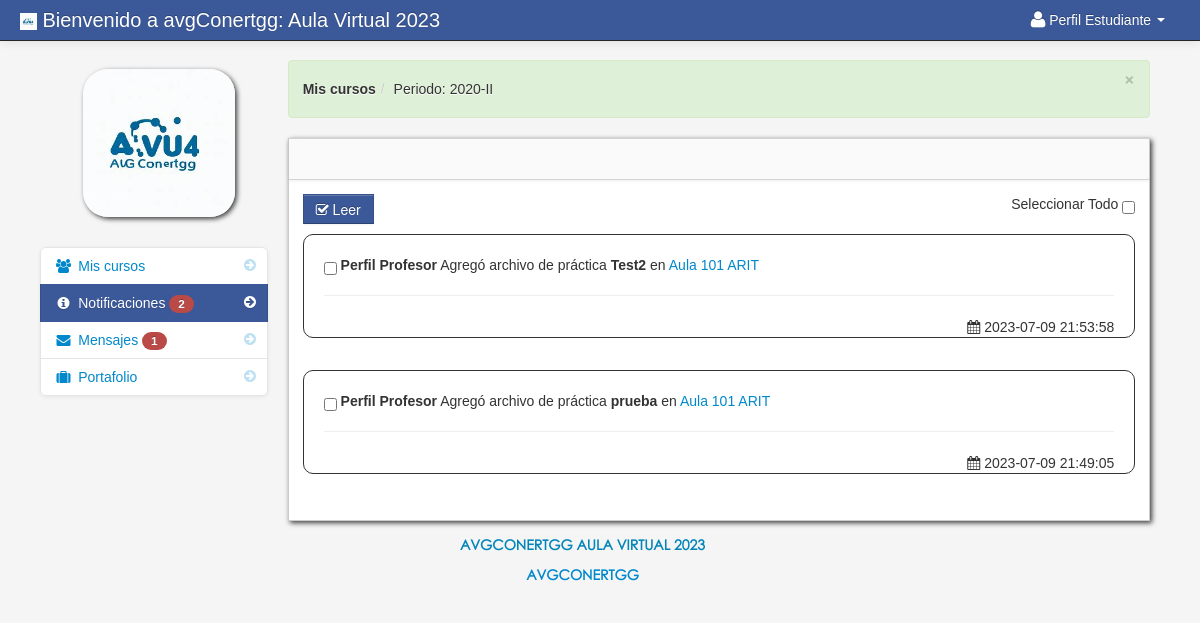
The app's page /student/student_notification.php (signed in) with its own data.
### tables this page shows
CREATE TABLE `student` (
  `student_id` int(11) NOT NULL,
  `dni` varchar(15) NOT NULL,
  `firstname` varchar(100) NOT NULL,
  `lastname` varchar(100) NOT NULL,
  `celular` varchar(20) NOT NULL,
  `class_id` int(11) NOT NULL,
  `username` varchar(100) NOT NULL,
  `password` varchar(100) NOT NULL,
  `location` varchar(100) NOT NULL,
  `carrera` int(10) NOT NULL,
  `cod_ciclo` int(10) NOT NULL,
  `status` varchar(100) NOT NULL
);

CREATE TABLE `school_year` (
  `school_year_id` int(11) NOT NULL,
  `school_year` varchar(100) NOT NULL,
  `status` varchar(15) NOT NULL
);

CREATE TABLE `teacher_class_student` (
  `teacher_class_student_id` int(11) NOT NULL,
  `teacher_class_id` int(11) NOT NULL,
  `student_id` int(11) NOT NULL,
  `teacher_id` int(11) NOT NULL
);

CREATE TABLE `teacher` (
  `teacher_id` int(11) NOT NULL,
  `username` varchar(100) NOT NULL,
  `password` varchar(200) NOT NULL,
  `firstname` varchar(100) NOT NULL,
  `lastname` varchar(100) NOT NULL,
  `department_id` int(11) NOT NULL,
  `location` varchar(200) NOT NULL,
  `about` varchar(500) NOT NULL,
  `teacher_status` varchar(20) NOT NULL,
  `teacher_stat` varchar(100) NOT NULL
);

CREATE TABLE `notification` (
  `notification_id` int(11) NOT NULL,
  `teacher_class_id` int(11) NOT NULL,
  `notification` varchar(100) NOT NULL,
  `date_of_notification` varchar(50) NOT NULL,
  `link` varchar(100) NOT NULL
);

CREATE TABLE `class` (
  `class_id` int(11) NOT NULL,
  `class_name` varchar(100) NOT NULL
);

CREATE TABLE `subject` (
  `subject_id` int(11) NOT NULL,
  `subject_code` varchar(100) NOT NULL,
  `subject_title` varchar(100) NOT NULL,
  `category` varchar(100) NOT NULL,
  `description` longtext NOT NULL,
  `unit` int(11) NOT NULL,
  `Pre_req` varchar(100) NOT NULL,
  `semester` varchar(100) NOT NULL
);

### session.php (called while the page is built, shortened)
<?php
$session_id=$_SESSION['id'];
?>

### student/count.php (called while the page is built)
<?php
	$school_year_query = mysqli_query($con,"SELECT * from school_year where status='Activated' order by school_year DESC")or die(mysqli_error($con));
	$school_year_query_row = mysqli_fetch_array($school_year_query);
	$school_year_id = $school_year_query_row['school_year_id'];
	?>
	<?php $query_yes = mysqli_query($con,"SELECT * from teacher_class_student
LEFT JOIN teacher_class ON teacher_class.teacher_class_id = teacher_class_student.teacher_class_id
LEFT JOIN class ON class.class_id = teacher_class.class_id
LEFT JOIN subject ON subject.subject_id = teacher_class.subject_id
LEFT JOIN teacher ON teacher.teacher_id = teacher_class_student.teacher_id
JOIN notification ON notification.teacher_class_id = teacher_class.teacher_class_id
where teacher_class_student.student_id = '$session_id' and school_year = '$school_year_id'   order by notification.date_of_notification DESC
")or die(mysqli_error($con));
$count_no = mysqli_num_rows($query_yes);
         ?>
<?php $query_no = mysqli_query($con,"SELECT * from notification
LEFT JOIN notification_read ON notification_read.notification_id = notification.notification_id
where notification_read.student_id  = '$session_id'
")or die(mysqli_error($con));
$count_yes = mysqli_num_rows($query_no);
         ?>
<?php $not_read = $count_no -  $count_yes; ?>

### student/student_notification.php (the view, shortened to what this page needs)
<?php include('header_dashboard.php'); ?>
<?php include('../session.php'); ?>
    <body>
		<?php include('navbar_student.php'); ?>
        <div class="container-fluid">
            <div class="row-fluid">
				<?php include('student_notification_sidebar.php'); ?>
                <div class="span9" id="content">
                     <div class="row-fluid">
					     <div class="alert alert-success alert-dismissable"><button type="button" class="close" data-dismiss="alert" aria-hidden="true">&times;</button><ul class="breadcrumb">
						<?php
						$school_year_query = mysqli_query($con,"SELECT * from school_year where status='Activated' order by school_year DESC")or die(mysqli_error($con));
						$school_year_query_row = mysqli_fetch_array($school_year_query);
						$school_year_id = $school_year_query_row['school_year_id'];
						?>
							<li><a href="#"><b>Mis cursos</b></a><span class="divider">/</span></li>
							<li><a href="#">Periodo: <?php echo $school_year_query_row['school_year']; ?></a></li>
						</ul>
						 </div>
                        <div id="block_bg" class="block">
                            <div class="navbar navbar-inner block-header">
                            </div>
                            <div class="block-content collapse in">
                                <div class="span12">
  					<form action="read.php" method="post">
						<?php if($not_read == '0'){
								}else{ ?>
							<button id="delete"  class="btn btn-info" name="read"><i class="icon-check"></i> Leer</button>
													<div class="pull-right">
							Seleccionar Todo <input type="checkbox"  name="selectAll" id="checkAll" />
							</div>
								<?php } ?>
					<?php $query = mysqli_query($con,"SELECT * from teacher_class_student
					LEFT JOIN teacher_class ON teacher_class.teacher_class_id = teacher_class_student.teacher_class_id
					LEFT JOIN class ON class.class_id = teacher_class.class_id
					LEFT JOIN subject ON subject.subject_id = teacher_class.subject_id
					LEFT JOIN teacher ON teacher.teacher_id = teacher_class_student.teacher_id
					JOIN notification ON notification.teacher_class_id = teacher_class.teacher_class_id
					where teacher_class_student.student_id = '$session_id' and school_year = '$school_year_id'  order by notification.date_of_notification DESC")or die(mysqli_error($con));
					$count = mysqli_num_rows($query);
					if ($count  > 0){
					while($row = mysqli_fetch_array($query)){
					$get_id = $row['teacher_class_id'];
					$id = $row['notification_id'];
					$query_yes_read = mysqli_query($con,"SELECT * from notification_read where notification_id = '$id' and student_id = '$session_id'")or die(mysqli_error($con));
					$read_row = mysqli_fetch_array($query_yes_read);
					$yes = $read_row['student_read'];
					?>
									<div class="post"  id="del<?php echo $id; ?>">
										<?php if ($yes == 'yes'){
										}else{
										?>
										<input id="" class="" name="selector[]" type="checkbox" value="<?php echo $id; ?>">
										<?php } ?>
											<strong><?php echo $row['firstname']." ".$row['lastname'];  ?></strong>
											<?php echo $row['notification']; ?> en
											<a href="<?php echo $row['link']; ?><?php echo '?id='.$get_id; ?>">
											<?php echo $row['class_name']; ?>
											<?php echo $row['subject_code']; ?>
											</a>
										<hr>
										<div class="pull-right">
										<i class="icon-calendar"></i>&nbsp;<?php echo $row['date_of_notification']; ?>
										</div>
											</div>
					<?php
					} }else{
					?>
					<div class="alert alert-info"><strong><i class="icon-info-sign"></i> No tiene notificaciones</strong></div>
					<?php
					}
					?>
					</form>
                                </div>
                            </div>
                        </div>
                    </div>
                </div>
            </div>
		<?php include('footer.php'); ?>
        </div>
		<?php include('script.php'); ?>
    </body>
</html>

### student/navbar_student.php (shortened to what this page needs)
<div class="navbar navbar-fixed-top navbar-inverse">
        <div class="navbar-inner">
            <div class="container-fluid">
                <a class="brand" href="#"><img src="../admin/images/logo.jpeg" width="2.5%" > Bienvenido a avgConertgg: Aula Virtual 2023</a>
					<div class="nav-collapse collapse">
						<ul class="nav pull-right">
							<?php $query= mysqli_query($con,"select * from student where student_id = '$session_id'")or die(mysqli_error($con));
									$row = mysqli_fetch_array($query);
							?>
							<li class="dropdown">
								<a href="#" role="button" class="dropdown-toggle" data-toggle="dropdown"> <i class="icon-user icon-large"></i><?php echo $row['firstname']." ".$row['lastname'];  ?> <i class="caret"></i></a>
							</li>
						</ul>
					</div>
            </div>
        </div>
</div>

### student/student_notification_sidebar.php (shortened to what this page needs)
<div class="span3" id="sidebar"><center>
		<img id="avatar" class="img-circle" src="../admin/<?php echo $row['location']; ?>">
		<?php include('count.php'); ?>
		<ul class="nav nav-list bs-docs-sidenav nav-collapse collapse">
			<li class=""><a href="dashboard_student.php"><i class="icon-chevron-right"></i><i class="icon-group"></i>&nbsp;Mis cursos</a></li>
			<li class="active">
				<a href="student_notification.php"><i class="icon-chevron-right"></i><i class="icon-info-sign"></i>&nbsp;Notificaciones
				<?php if($not_read == '0'){
				}else{ ?>
					<span class="badge badge-important"><?php echo $not_read; ?></span>
				<?php } ?>
				</a>
			</li>
			<?php
			$message_query = mysqli_query($con,"SELECT * from message where reciever_id = '$session_id' and message_status != 'read' ")or die(mysqli_error($con));
			$count_message = mysqli_num_rows($message_query);
			?>
			<li class="">
			<a href="student_message.php"><i class="icon-chevron-right"></i><i class="icon-envelope-alt"></i>&nbsp;Mensajes
				<?php if($count_message == '0'){
				}else{ ?>
					<span class="badge badge-important"><?php echo $count_message; ?></span>
				<?php } ?>
			</a>
			</li>
			<li class=""><a href="backpack.php"><i class="icon-chevron-right"></i><i class="icon-suitcase"></i>&nbsp;Portafolio</a></li>
		</ul>
</center>
</div>

### admin/assets/styles.css (style rules this page uses)
body { padding-top: 60px; padding-bottom: 40px; background-color: #f5f5f5; }
#content { margin-left:0px; }
.breadcrumb { margin: 0 0 0px; padding: 10px 0px; background-color: transparent; }
.block { background: url("../images/pixel-60fff.png") repeat scroll 0 0 rgba(0, 0, 0, 0) !important; border: 1px solid #ccc; background: white; margin: 1em 0em; border-top: none; -webkit-box-shadow: 2px 2px 5px rgba(0, 0, 6, 0.75); -moz-box-shadow: 2px 2px 5px rgba(0, 0, 6, 0.75); box-shadow: 2px 2px 5px rgba(0, 0, 6, 0.75); }
.block-content { margin: 1em; min-height: .25em; }
.block-header { margin-bottom: 0px; border-right: none; border-left: none; -webkit-border-radius: 0px; -moz-border-radius: 0px; border-radius: 0px; }
.bs-docs-sidenav { max-width: 228px; margin: 30px 0 0; padding: 0; background-color: #fff; -webkit-border-radius: 6px; -moz-border-radius: 6px; border-radius: 6px; -webkit-box-shadow: 0 1px 4px rgba(0,0,0,.065); -moz-box-shadow: 0 1px 4px rgba(0,0,0,.065); box-shadow: 0 1px 4px rgba(0,0,0,.065); }
.bs-docs-sidenav > li > a { display: block; width: 190px \9; margin: 0 0 -1px; padding: 8px 14px; border: 1px solid #e5e5e5; }
.bs-docs-sidenav > li:first-child > a { -webkit-border-radius: 6px 6px 0 0; -moz-border-radius: 6px 6px 0 0; border-radius: 6px 6px 0 0; }
.bs-docs-sidenav > li:last-child > a { -webkit-border-radius: 0 0 6px 6px; -moz-border-radius: 0 0 6px 6px; border-radius: 0 0 6px 6px; }
.bs-docs-sidenav > .active > a { position: relative; z-index: 2; padding: 9px 15px; border: 0; text-shadow: 0 1px 0 rgba(0,0,0,.15); -webkit-box-shadow: inset 1px 0 0 rgba(0,0,0,.1), inset -1px 0 0 rgba(0,0,0,.1); -moz-box-shadow: inset 1px 0 0 rgba(0,0,0,.1), inset -1px 0 0 rgba(0,0,0,.1); box-shadow: inset 1px 0 0 rgba(0,0,0,.1), inset -1px 0 0 rgba(0,0,0,.1); }
.bs-docs-sidenav .icon-chevron-right { float: right; margin-top: 2px; margin-right: -6px; opacity: .25; }
.bs-docs-sidenav .active .icon-chevron-right, .bs-docs-sidenav .active a:hover .icon-chevron-right { opacity: 1; }

### records on screen
student: firstname "Perfil", lastname "Estudiante", location (picture)
school_year: school_year "2020-II"
teacher_class_student: teacher.firstname "Perfil", teacher.lastname "Profesor", notification.notification "Agregó archivo de práctica Test2", class.class_name "Aula 101", subject.subject_code "ARIT", notification.date_of_notification "2023-07-09 21:53:58", notification.notification "Agregó archivo de práctica prueba", notification.date_of_notification "2023-07-09 21:49:05"

### other values on screen
$not_read "2"
$count_message "1"
